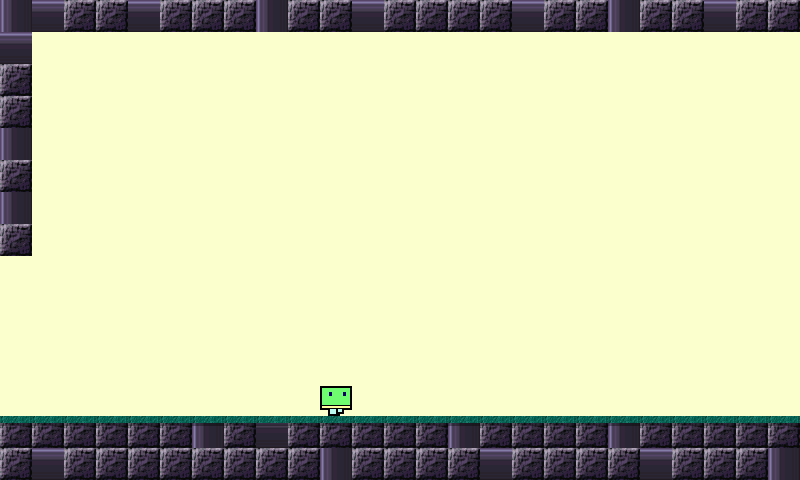

Below is a game level as drawn by its tile map, then a one-line description and the .tmx file that defines it, in full:
An orthogonal 25x15 tile map with 32x32 px tiles, 6 tile layers (Layer 0 tiles, Layer 1 underlays tiles, Layer 2 underlays sprites and player, Layer 3 underlays sprites and mobs, ...), 6 tilesets.

<map version="1.0" tiledversion="1.0.3" orientation="orthogonal" renderorder="right-down" width="25" height="15" tilewidth="32" tileheight="32" nextobjectid="1">
 <tileset firstgid="1" name="0" tilewidth="32" tileheight="32" tilecount="800" columns="8">
  <image source="../images/map0Tiles.png" width="256" height="3200" />
 </tileset>
 <tileset firstgid="801" name="1" tilewidth="32" tileheight="32" tilecount="1512" columns="8">
  <image source="../images/map1UnderlaysTiles.png" width="256" height="6050" />
 </tileset>
 <tileset firstgid="2313" name="2" tilewidth="32" tileheight="32" tilecount="64" columns="8">
  <image source="../images/map2UnderlaysSpritesAndPlayer.png" width="256" height="256" />
 </tileset>
 <tileset firstgid="2377" name="3" tilewidth="32" tileheight="32" tilecount="368" columns="8">
  <image source="../images/map3UnderlaysSpritesAndMobs.png" width="256" height="1500" />
 </tileset>
 <tileset firstgid="2745" name="4" tilewidth="32" tileheight="32" tilecount="120" columns="8">
  <image source="../images/map4OverlaysSprites.png" width="256" height="500" />
 </tileset>
 <tileset firstgid="2865" name="5" tilewidth="32" tileheight="32" tilecount="1000" columns="8">
  <image source="../images/map5OverlaysTiles.png" width="256" height="4000" />
 </tileset>
 <layer name="Layer 0 tiles" width="25" height="15">
  <data encoding="csv">
284,292,111,111,292,111,111,111,284,111,111,292,111,111,111,111,292,111,111,284,111,111,292,111,111,
292,1,1,1,1,1,1,1,1,1,1,1,1,1,1,1,1,1,1,1,1,1,1,1,1,
111,1,1,1,1,1,1,1,1,1,1,1,1,1,1,1,1,1,1,1,1,1,1,1,1,
111,1,1,1,1,1,1,1,1,1,1,1,1,1,1,1,1,1,1,1,1,1,1,1,1,
284,1,1,1,1,1,1,1,1,1,1,1,1,1,1,1,1,1,1,1,1,1,1,1,1,
111,1,1,1,1,1,1,1,1,1,1,1,1,1,1,1,1,1,1,1,1,1,1,1,1,
284,1,1,1,1,1,1,1,1,1,1,1,1,1,1,1,1,1,1,1,1,1,1,1,1,
111,1,1,1,1,1,1,1,1,1,1,1,1,1,1,1,1,1,1,1,1,1,1,1,1,
1,1,1,1,1,1,1,1,1,1,1,1,1,1,1,1,1,1,1,1,1,1,1,1,1,
1,1,1,1,1,1,1,1,1,1,1,1,1,1,1,1,1,1,1,1,1,1,1,1,1,
1,1,1,1,1,1,1,1,1,1,1,1,1,1,1,1,1,1,1,1,1,1,1,1,1,
1,1,1,1,1,1,1,1,1,1,1,1,1,1,1,1,1,1,1,1,1,1,1,1,1,
1,1,1,1,1,1,1,1,1,1,1,1,1,1,1,1,1,1,1,1,1,1,1,1,1,
111,111,111,111,111,111,284,111,292,111,111,111,111,111,284,111,111,111,111,284,111,111,111,111,111,
111,292,111,111,111,111,111,111,111,111,284,111,111,111,111,292,111,111,111,111,292,111,111,111,284
</data>
 </layer>
 <layer name="Layer 1 underlays tiles" width="25" height="15">
  <data encoding="csv">
0,0,0,0,0,0,0,0,0,0,0,0,0,0,0,0,0,0,0,0,0,0,0,0,0,
0,0,0,0,0,0,0,0,0,0,0,0,0,0,0,0,0,0,0,0,0,0,0,0,0,
0,0,0,0,0,0,0,0,0,0,0,0,0,0,0,0,0,0,0,0,0,0,0,0,0,
0,0,0,0,0,0,0,0,0,0,0,0,0,0,0,0,0,0,0,0,0,0,0,0,0,
0,0,0,0,0,0,0,0,0,0,0,0,0,0,0,0,0,0,0,0,0,0,0,0,0,
0,0,0,0,0,0,0,0,0,0,0,0,0,0,0,0,0,0,0,0,0,0,0,0,0,
0,0,0,0,0,0,0,0,0,0,0,0,0,0,0,0,0,0,0,0,0,0,0,0,0,
0,0,0,0,0,0,0,0,0,0,0,0,0,0,0,0,0,0,0,0,0,0,0,0,0,
0,0,0,0,0,0,0,0,0,0,0,0,0,0,0,0,0,0,0,0,0,0,0,0,0,
0,0,0,0,0,0,0,0,0,0,0,0,0,0,0,0,0,0,0,0,0,0,0,0,0,
0,0,0,0,0,0,0,0,0,0,0,0,0,0,0,0,0,0,0,0,0,0,0,0,0,
0,0,0,0,0,0,0,0,0,0,0,0,0,0,0,0,0,0,0,0,0,0,0,0,0,
0,0,0,0,0,0,0,0,0,0,0,0,0,0,0,0,0,0,0,0,0,0,0,0,0,
0,0,0,0,0,0,0,0,0,0,0,0,0,0,0,0,0,0,0,0,0,0,0,0,0,
0,0,0,0,0,0,0,0,0,0,0,0,0,0,0,0,0,0,0,0,0,0,0,0,0
</data>
 </layer>
 <layer name="Layer 2 underlays sprites and player" width="25" height="15">
  <data encoding="csv">
0,0,0,0,0,0,0,0,0,0,0,0,0,0,0,0,0,0,0,0,0,0,0,0,0,
0,0,0,0,0,0,0,0,0,0,0,0,0,0,0,0,0,0,0,0,0,0,0,0,0,
0,0,0,0,0,0,0,0,0,0,0,0,0,0,0,0,0,0,0,0,0,0,0,0,0,
0,0,0,0,0,0,0,0,0,0,0,0,0,0,0,0,0,0,0,0,0,0,0,0,0,
0,0,0,0,0,0,0,0,0,0,0,0,0,0,0,0,0,0,0,0,0,0,0,0,0,
0,0,0,0,0,0,0,0,0,0,0,0,0,0,0,0,0,0,0,0,0,0,0,0,0,
0,0,0,0,0,0,0,0,0,0,0,0,0,0,0,0,0,0,0,0,0,0,0,0,0,
0,0,0,0,0,0,0,0,0,0,0,0,0,0,0,0,0,0,0,0,0,0,0,0,0,
0,0,0,0,0,0,0,0,0,0,0,0,0,0,0,0,0,0,0,0,0,0,0,0,0,
0,0,0,0,0,0,0,0,0,0,0,0,0,0,0,0,0,0,0,0,0,0,0,0,0,
0,0,0,0,0,0,0,0,0,0,0,0,0,0,0,0,0,0,0,0,0,0,0,0,0,
0,0,0,0,0,0,0,0,0,0,0,0,0,0,0,0,0,0,0,0,0,0,0,0,0,
0,0,0,0,0,0,0,0,0,0,2313,0,0,0,0,0,0,0,0,0,0,0,0,0,0,
0,0,0,0,0,0,0,0,0,0,0,0,0,0,0,0,0,0,0,0,0,0,0,0,0,
0,0,0,0,0,0,0,0,0,0,0,0,0,0,0,0,0,0,0,0,0,0,0,0,0
</data>
 </layer>
 <layer name="Layer 3 underlays sprites and mobs" width="25" height="15">
  <data encoding="csv">
0,0,0,0,0,0,0,0,0,0,0,0,0,0,0,0,0,0,0,0,0,0,0,0,0,
0,0,0,0,0,0,0,0,0,0,0,0,0,0,0,0,0,0,0,0,0,0,0,0,0,
0,0,0,0,0,0,0,0,0,0,0,0,0,0,0,0,0,0,0,0,0,0,0,0,0,
0,0,0,0,0,0,0,0,0,0,0,0,0,0,0,0,0,0,0,0,0,0,0,0,0,
0,0,0,0,0,0,0,0,0,0,0,0,0,0,0,0,0,0,0,0,0,0,0,0,0,
0,0,0,0,0,0,0,0,0,0,0,0,0,0,0,0,0,0,0,0,0,0,0,0,0,
0,0,0,0,0,0,0,0,0,0,0,0,0,0,0,0,0,0,0,0,0,0,0,0,0,
0,0,0,0,0,0,0,0,0,0,0,0,0,0,0,0,0,0,0,0,0,0,0,0,0,
0,0,0,0,0,0,0,0,0,0,0,0,0,0,0,0,0,0,0,0,0,0,0,0,0,
0,0,0,0,0,0,0,0,0,0,0,0,0,0,0,0,0,0,0,0,0,0,0,0,0,
0,0,0,0,0,0,0,0,0,0,0,0,0,0,0,0,0,0,0,0,0,0,0,0,0,
0,0,0,0,0,0,0,0,0,0,0,0,0,0,0,0,0,0,0,0,0,0,0,0,0,
0,0,0,0,0,0,0,0,0,0,0,0,0,0,0,0,0,0,0,0,0,0,0,2725,0,
0,0,0,0,0,0,0,0,0,0,0,0,0,0,0,0,0,0,0,0,0,0,0,0,0,
0,0,0,0,0,0,0,0,0,0,0,0,0,0,0,0,0,0,0,0,0,0,0,0,0
</data>
 </layer>
 <layer name="Layer 4 overlays sprites" width="25" height="15">
  <data encoding="csv">
0,0,0,0,0,0,0,0,0,0,0,0,0,0,0,0,0,0,0,0,0,0,0,0,0,
0,0,0,0,0,0,0,0,0,0,0,0,0,0,0,0,0,0,0,0,0,0,0,0,0,
0,0,0,0,0,0,0,0,0,0,0,0,0,0,0,0,0,0,0,0,0,0,0,0,0,
0,0,0,0,0,0,0,0,0,0,0,0,0,0,0,0,0,0,0,0,0,0,0,0,0,
0,0,0,0,0,0,0,0,0,0,0,0,0,0,0,0,0,0,0,0,0,0,0,0,0,
0,0,0,0,0,0,0,0,0,0,0,0,0,0,0,0,0,0,0,0,0,0,0,0,0,
0,0,0,0,0,0,0,0,0,0,0,0,0,0,0,0,0,0,0,0,0,0,0,0,0,
0,0,0,0,0,0,0,0,0,0,0,0,0,0,0,0,0,0,0,0,0,0,0,0,0,
0,0,0,0,0,0,0,0,0,0,0,0,0,0,0,0,0,0,0,0,0,0,0,0,0,
0,0,0,0,0,0,0,0,0,0,0,0,0,0,0,0,0,0,0,0,0,0,0,0,0,
0,0,0,0,0,0,0,0,0,0,0,0,0,0,0,0,0,0,0,0,0,0,0,0,0,
0,0,0,0,0,0,0,0,0,0,0,0,0,0,0,0,0,0,0,0,0,0,0,0,0,
0,0,0,0,0,0,0,0,0,0,0,0,0,0,0,0,0,0,0,0,0,0,0,0,0,
0,0,0,0,0,0,0,0,0,0,0,0,0,0,0,0,0,0,0,0,0,0,0,0,0,
0,0,0,0,0,0,0,0,0,0,0,0,0,0,0,0,0,0,0,0,0,0,0,0,0
</data>
 </layer>
 <layer name="Layer 5 overlays tiles" width="25" height="15">
  <data encoding="csv">
0,0,0,0,0,0,0,0,0,0,0,0,0,0,0,0,0,0,0,0,0,0,0,0,0,
0,0,0,0,0,0,0,0,0,0,0,0,0,0,0,0,0,0,0,0,0,0,0,0,0,
0,0,0,0,0,0,0,0,0,0,0,0,0,0,0,0,0,0,0,0,0,0,0,0,0,
0,0,0,0,0,0,0,0,0,0,0,0,0,0,0,0,0,0,0,0,0,0,0,0,0,
0,0,0,0,0,0,0,0,0,0,0,0,0,0,0,0,0,0,0,0,0,0,0,0,0,
0,0,0,0,0,0,0,0,0,0,0,0,0,0,0,0,0,0,0,0,0,0,0,0,0,
0,0,0,0,0,0,0,0,0,0,0,0,0,0,0,0,0,0,0,0,0,0,0,0,0,
0,0,0,0,0,0,0,0,0,0,0,0,0,0,0,0,0,0,0,0,0,0,0,0,0,
0,0,0,0,0,0,0,0,0,0,0,0,0,0,0,0,0,0,0,0,0,0,0,0,0,
0,0,0,0,0,0,0,0,0,0,0,0,0,0,0,0,0,0,0,0,0,0,0,0,0,
0,0,0,0,0,0,0,0,0,0,0,0,0,0,0,0,0,0,0,0,0,0,0,0,0,
0,0,0,0,0,0,0,0,0,0,0,0,0,0,0,0,0,0,0,0,0,0,0,0,0,
0,0,0,0,0,0,0,0,0,0,0,0,0,0,0,0,0,0,0,0,0,0,0,0,0,
3145,3145,3145,3145,3145,3145,3145,3145,3145,3145,3145,3145,3145,3145,3145,3145,3145,3145,3145,3145,3145,3145,3145,3145,3145,
0,0,0,0,0,0,0,0,0,0,0,0,0,0,0,0,0,0,0,0,0,0,0,0,0
</data>
 </layer>
</map>
